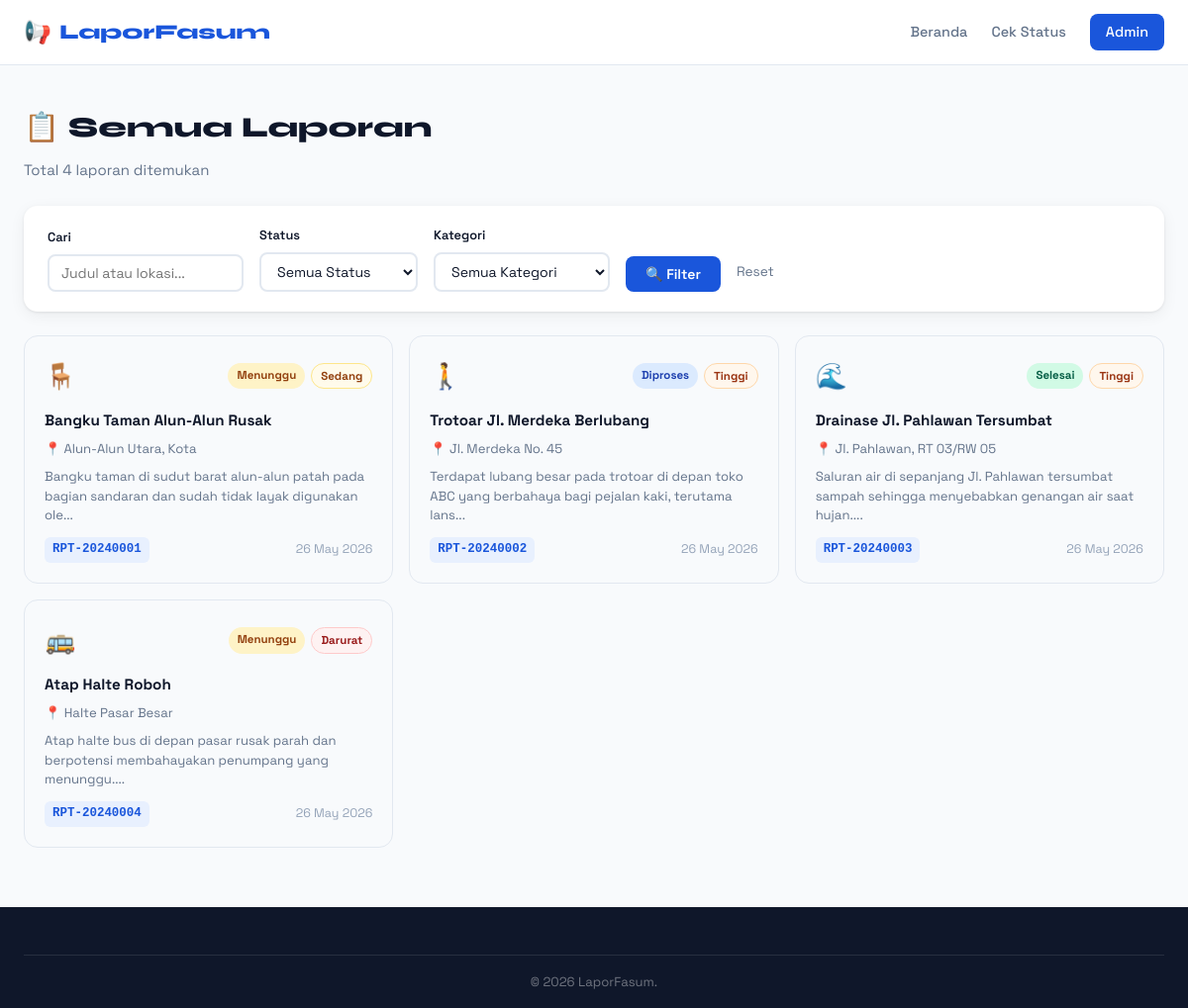
Page /daftar-laporan.php on the committed database.
### tables this page shows
CREATE TABLE IF NOT EXISTS laporan (
    id INT AUTO_INCREMENT PRIMARY KEY,
    kode_laporan VARCHAR(20) UNIQUE NOT NULL,
    nama_pelapor VARCHAR(150) NOT NULL,
    email_pelapor VARCHAR(150),
    no_hp VARCHAR(20),
    kategori_id INT NOT NULL,
    judul VARCHAR(255) NOT NULL,
    deskripsi TEXT NOT NULL,
    lokasi VARCHAR(255) NOT NULL,
    latitude DECIMAL(10,8),
    longitude DECIMAL(11,8),
    foto VARCHAR(255),
    status ENUM('menunggu','diproses','selesai','ditolak') DEFAULT 'menunggu',
    prioritas ENUM('rendah','sedang','tinggi','darurat') DEFAULT 'sedang',
    catatan_admin TEXT,
    created_at TIMESTAMP DEFAULT CURRENT_TIMESTAMP,
    updated_at TIMESTAMP DEFAULT CURRENT_TIMESTAMP ON UPDATE CURRENT_TIMESTAMP,
    FOREIGN KEY (kategori_id) REFERENCES kategori(id)
);

CREATE TABLE IF NOT EXISTS kategori (
    id INT AUTO_INCREMENT PRIMARY KEY,
    nama VARCHAR(100) NOT NULL,
    ikon VARCHAR(50) NOT NULL,
    deskripsi TEXT,
    created_at TIMESTAMP DEFAULT CURRENT_TIMESTAMP
);

### includes/config.php (called while the page is built, shortened)
<?php
function statusBadge($status) {
    $badges = [
        'menunggu' => ['label' => 'Menunggu', 'class' => 'status-waiting'],
        'diproses' => ['label' => 'Diproses', 'class' => 'status-process'],
        'selesai'  => ['label' => 'Selesai',  'class' => 'status-done'],
        'ditolak'  => ['label' => 'Ditolak',  'class' => 'status-rejected'],
    ];
    return $badges[$status] ?? ['label' => $status, 'class' => 'status-waiting'];
}
function prioritasBadge($prioritas) {
    $badges = [
        'rendah'  => ['label' => 'Rendah',  'class' => 'prio-low'],
        'sedang'  => ['label' => 'Sedang',  'class' => 'prio-medium'],
        'tinggi'  => ['label' => 'Tinggi',  'class' => 'prio-high'],
        'darurat' => ['label' => 'Darurat', 'class' => 'prio-urgent'],
    ];
    return $badges[$prioritas] ?? ['label' => $prioritas, 'class' => 'prio-medium'];
}
?>

### daftar-laporan.php (the view, shortened to what this page needs)
<!DOCTYPE html>
<html lang="id">
<head>
    <link rel="stylesheet" href="assets/css/style.css">
</head>
<body>
<?php
require_once 'includes/config.php';
$page = max(1, (int)($_GET['page'] ?? 1));
$per_page = 12;
$offset = ($page - 1) * $per_page;
$search = trim($_GET['q'] ?? '');
$where = ['1=1'];
$params = [];
$where_sql = implode(' AND ', $where);
$count_stmt = $pdo->prepare("SELECT COUNT(*) FROM laporan l WHERE $where_sql");
$count_stmt->execute($params);
$total = $count_stmt->fetchColumn();
$stmt = $pdo->prepare("
    SELECT l.*, k.nama as kategori_nama, k.ikon
    FROM laporan l JOIN kategori k ON l.kategori_id = k.id
    WHERE $where_sql ORDER BY l.created_at DESC LIMIT $per_page OFFSET $offset
");
$stmt->execute($params);
$laporan_list = $stmt->fetchAll();
?>
<nav class="navbar">
    <div class="nav-container">
        <a href="index.php" class="nav-logo"><span class="logo-icon">📢</span><span>LaporFasum</span></a>
        <div class="nav-links">
            <a href="index.php">Beranda</a>
            <a href="cek-status.php">Cek Status</a>
            <a href="admin/login.php" class="btn-admin">Admin</a>
        </div>
    </div>
</nav>
<div style="max-width:1200px; margin:40px auto; padding:0 24px;">
    <div class="section-header" style="text-align:left; margin-bottom:24px;">
        <h2>📋 Semua Laporan</h2>
        <p>Total <?= number_format($total) ?> laporan ditemukan</p>
    </div>
    <form method="GET" class="filter-bar">
        <div class="form-group">
            <label>Cari</label>
            <input type="text" name="q" value="<?= htmlspecialchars($search) ?>" placeholder="Judul atau lokasi...">
        </div>
        <div class="form-group">
            <label>Status</label>
            <select name="status">
                <option value="">Semua Status</option>
            </select>
        </div>
        <div class="form-group">
            <label>Kategori</label>
            <select name="kategori">
                <option value="">Semua Kategori</option>
            </select>
        </div>
        <button type="submit" class="btn-filter">🔍 Filter</button>
        <a href="daftar-laporan.php" style="color:#64748b; text-decoration:none; font-size:.85rem; align-self:flex-end; padding-bottom:9px;">Reset</a>
    </form>
    <?php if (empty($laporan_list)): ?>
    <div style="text-align:center; padding:60px; color:#64748b;">
        <span style="font-size:3rem;">🔍</span>
        <p style="margin-top:12px; font-size:1.1rem;">Tidak ada laporan ditemukan.</p>
    </div>
    <?php else: ?>
    <div class="laporan-grid">
        <?php foreach ($laporan_list as $lap):
            $badge = statusBadge($lap['status']);
            $prio  = prioritasBadge($lap['prioritas']);
        ?>
        <div class="laporan-card">
            <div class="laporan-header">
                <span class="laporan-ikon"><?= $lap['ikon'] ?></span>
                <div class="laporan-badges">
                    <span class="badge <?= $badge['class'] ?>"><?= $badge['label'] ?></span>
                    <span class="badge <?= $prio['class'] ?>"><?= $prio['label'] ?></span>
                </div>
            </div>
            <h4 class="laporan-judul"><?= htmlspecialchars($lap['judul']) ?></h4>
            <p class="laporan-lokasi">📍 <?= htmlspecialchars($lap['lokasi']) ?></p>
            <p class="laporan-desc"><?= htmlspecialchars(substr($lap['deskripsi'], 0, 100)) ?>...</p>
            <div class="laporan-footer">
                <span class="laporan-kode"><?= $lap['kode_laporan'] ?></span>
                <span class="laporan-date"><?= date('d M Y', strtotime($lap['created_at'])) ?></span>
            </div>
        </div>
        <?php endforeach; ?>
    </div>
    <?php endif; ?>
</div>
<footer class="footer" style="margin-top:60px;">
    <div class="footer-bottom"><p>© <?= date('Y') ?> LaporFasum.</p></div>
</footer>
</body>
</html>

### rows in the picture
laporan: kategori.ikon "🪑", status "Menunggu", prioritas "Sedang", judul "Bangku Taman Alun-Alun Rusak", lokasi "Alun-Alun Utara, Kota", deskripsi "Bangku taman di sudut barat alun-alun patah pada bagian sandaran dan sudah tidak layak digunakan ole", kode_laporan "RPT-20240001", created_at "26 May 2026"
laporan: kategori.ikon "🚶", status "Diproses", prioritas "Tinggi", judul "Trotoar Jl. Merdeka Berlubang", lokasi "Jl. Merdeka No. 45", deskripsi "Terdapat lubang besar pada trotoar di depan toko ABC yang berbahaya bagi pejalan kaki, terutama lans", kode_laporan "RPT-20240002", created_at "26 May 2026"
laporan: kategori.ikon "🌊", status "Selesai", prioritas "Tinggi", judul "Drainase Jl. Pahlawan Tersumbat", lokasi "Jl. Pahlawan, RT 03/RW 05", deskripsi "Saluran air di sepanjang Jl. Pahlawan tersumbat sampah sehingga menyebabkan genangan air saat hujan.", kode_laporan "RPT-20240003", created_at "26 May 2026"
laporan: kategori.ikon "🚌", status "Menunggu", prioritas "Darurat", judul "Atap Halte Roboh", lokasi "Halte Pasar Besar", deskripsi "Atap halte bus di depan pasar rusak parah dan berpotensi membahayakan penumpang yang menunggu.", kode_laporan "RPT-20240004", created_at "26 May 2026"

### other values in the picture
$total "4"
